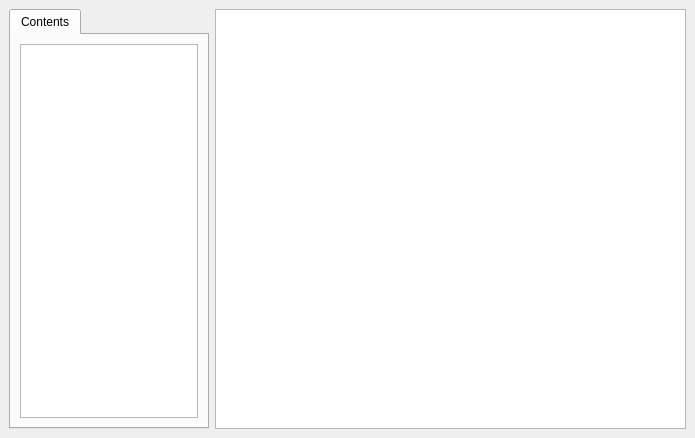
<?xml version="1.0" encoding="UTF-8"?>
<ui version="4.0">
 <class>MainWindow</class>
 <widget class="QMainWindow" name="MainWindow">
  <property name="geometry">
   <rect>
    <x>0</x>
    <y>0</y>
    <width>695</width>
    <height>438</height>
   </rect>
  </property>
  <property name="windowTitle">
   <string>Help Book</string>
  </property>
  <widget class="QWidget" name="centralwidget">
   <layout class="QHBoxLayout" name="horizontalLayout">
    <item>
     <widget class="QTabWidget" name="tabWidget">
      <property name="maximumSize">
       <size>
        <width>200</width>
        <height>16777215</height>
       </size>
      </property>
      <property name="currentIndex">
       <number>0</number>
      </property>
      <widget class="QWidget" name="tab">
       <attribute name="title">
        <string>Contents</string>
       </attribute>
       <layout class="QVBoxLayout" name="verticalLayout">
        <item>
         <widget class="QTreeWidget" name="contentsTree">
          <property name="alternatingRowColors">
           <bool>true</bool>
          </property>
          <attribute name="headerVisible">
           <bool>false</bool>
          </attribute>
          <column>
           <property name="text">
            <string notr="true">1</string>
           </property>
          </column>
         </widget>
        </item>
       </layout>
      </widget>
     </widget>
    </item>
    <item>
     <widget class="QTextBrowser" name="textDisplay">
      <property name="styleSheet">
       <string notr="true">QTextBrowser {
        font-size: 13px;
        }</string>
      </property>
      <property name="html">
       <string>&lt;!DOCTYPE HTML PUBLIC &quot;-//W3C//DTD HTML 4.0//EN&quot;
        &quot;http://www.w3.org/TR/REC-html40/strict.dtd&quot;&gt;
        &lt;html&gt;&lt;head&gt;&lt;meta name=&quot;qrichtext&quot; content=&quot;1&quot;
        /&gt;&lt;style type=&quot;text/css&quot;&gt;
        p, li { white-space: pre-wrap; }
        &lt;/style&gt;&lt;/head&gt;&lt;body style=&quot; font-family:'MS Shell Dlg 2';
        font-size:13px; font-weight:400; font-style:normal;&quot;&gt;
        &lt;p style=&quot;-qt-paragraph-type:empty; margin-top:0px; margin-bottom:0px;
        margin-left:0px; margin-right:0px; -qt-block-indent:0; text-indent:0px;
        font-size:30px;&quot;&gt;&lt;br /&gt;&lt;/p&gt;&lt;/body&gt;&lt;/html&gt;</string>
      </property>
     </widget>
    </item>
   </layout>
  </widget>
 </widget>
 <resources />
 <connections />
</ui>
